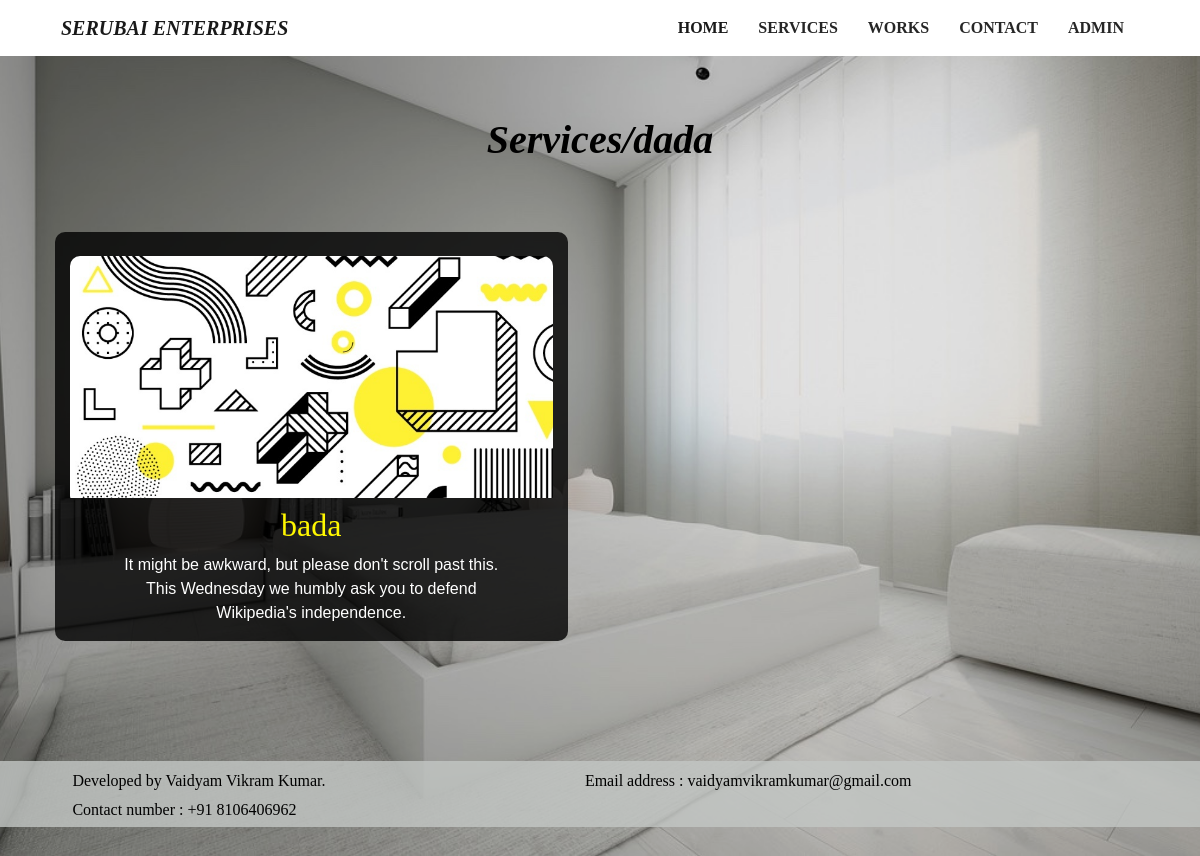
Screenshot of /service/dada with the database file from the repository.
### interiors/models.py (models this page shows, shortened)
class subservice(models.Model):
    service_name = models.CharField(max_length=100)
    subservice_name = models.CharField(max_length=100)
    img = models.ImageField(upload_to="media")
    description = models.TextField()

### interiors/views.py (the view)
# urls.py: path('service/<str:value>',views.service),
def service(request,value):
    data=subservice.objects.filter(service_name=value)
    return render(request,'service.html',{'data':data,'value':value})

### templates/service.html (shortened to what this page needs)
{% load static %}
<!DOCTYPE html>
<html lang="en">
<head>
    <link rel="stylesheet" href="{% static 'style.css' %}">
    <link rel="stylesheet" href="https://maxcdn.bootstrapcdn.com/bootstrap/4.0.0/css/bootstrap.min.css">
</head>
<body>
    <div class="container">
        <nav class="navbar navbar-expand-lg navbar-light">
            <a class="navbar-brand" href="/">Serubai Enterprises</a>
            <div class="collapse navbar-collapse" id="navbarSupportedContent">
                <ul class="navbar-nav ml-lg-auto">
                    <li class="nav-item active">
                        <a class="nav-link" href="/">Home <span class="sr-only">(current)</span></a>
                    </li>
                    <li class="nav-item">
                        <a class="nav-link" href="/services">Services</a>
                    </li>
                    <li class="nav-item">
                        <a class="nav-link" href="/works">Works</a>
                    </li>
                    <li class="nav-item">
                        <a class="nav-link" href="/contact">Contact</a>
                    </li>
                    {% if user.is_authenticated %}
                    <li class="nav-item">
                        <a class="nav-link" href="/logout">Logout</a>
                    </li>
                    {% else %}
                    <li class="nav-item">
                        <a class="nav-link" href="/login">Admin</a>
                    </li>
                    {% endif %}
                </ul>
            </div>
        </nav>
    </div>
    <div class="banner6">
        <h1>Services/{{value}}</h1>
        <div class="row">
            {% for dat in data %}
            <div class="col-9 col-sm-9 col-md-9 col-lg-5 col-xl-5 boxing6">
                <img src="{{dat.img.url}}">
                <h2> {{dat.subservice_name}}</h2>
                <p> {{dat.description}}</p>
            </div>
            {% endfor %}
        </div>
        <div class="foot">
            <div class="row">
                <div class="col-9 col-sm-5 col-md-5 col-lg-5 col-xl-5 ">
                    <h6>
                        Developed by Vaidyam Vikram Kumar.
                    </h6>
                    <h6>
                        Contact number : +91 8106406962
                    </h6>
                </div>
                <div class="col-9 col-sm-5 col-md-5 col-lg-5 col-xl-5 ">
                    <h6>
                        Email address : vaidyamvikramkumar@gmail.com
                    </h6>
                </div>
        </div>
    </div>
</body>
</html>

### static/style.css (style rules this page uses)
* { font-family: 'Times New Roman', Times, serif; box-sizing: border-box; }
.navbar { padding : 20px 0; }
.navbar-brand { font-family: Georgia, 'Times New Roman', Times, serif; font-weight: 900; text-transform: uppercase; font-style: italic; font-size: larger; color: #262626; }
.nav-item { font-weight: 800; text-transform: uppercase; }
.navbar-light .navbar-nav .nav-item .nav-link { color: #262626; padding: 5px 15px; }
.foot { background-color: rgba(195,199,197,.8); color: black; position: relative; margin-top: 10%; top: -0px; width: 100%; }
.foot h6 { margin-top: 10px; margin-left: 15%; }
.banner6 { position: relative; background: url(pics/bg2.jpg); min-height: 100vh; background-size: cover; background-position: center; padding-top: 5%; }
.banner6:before { content: ''; position: absolute; top: 0; right: 0; left: 0; bottom: 0; background: rgba(0,0,0,0.1); }
.banner6>h1 { color: black; font-style: italic; font-weight: bold; text-align: center; }
.boxing6 { background-color: rgba(0,0,0,.8); align-items: center; margin-left: 70px; margin-top: 60px; border-radius: 10px; }
.boxing6 img { border-radius: 10px; width: 100%; height: 250px; margin-top: 5%; object-fit: cover; object-position: 0 -8px; }
.boxing6 h2 { color: #fff700; text-align: center; }
.boxing6 p { padding-left: 8%; padding-right: 8%; text-align: center; color: white; font-family: sans-serif; }

### rows the page displays
subservice: service_name "dada", img (picture), subservice_name "bada", description "It might be awkward, but please don't scroll past this. This Wednesday we humbly ask you to defend Wikipedia's independence."
